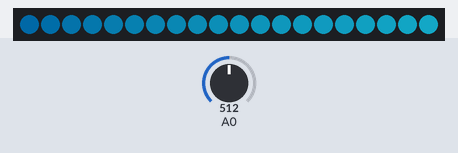
Simulated run of this sketch. Board: Arduino Uno, built with avr-gcc and run on an emulated ATmega328P. Shown: 20 RGB LEDs in strip order, left to right. The test bench sets the inputs (shaded band); at power-on: A0 = 512. Dim RGB values are drawn brighter than linear.

Above: at 1.2 s.
1.3 s: A0 set to 716
At 1.7 s:
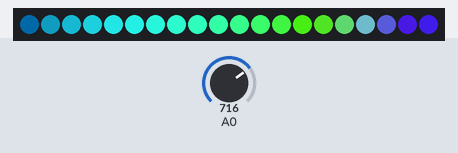
3.9 s: A0 set to 0
At 4.46 s:
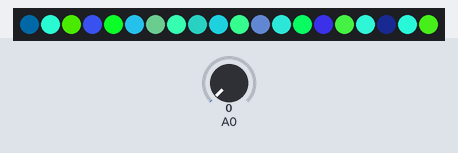
6.9 s: A0 set to 511
At 7.6 s:
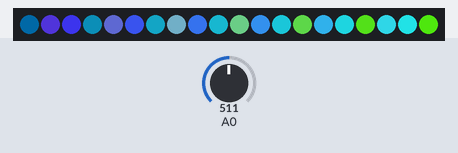
8.4 s: A0 set to 306
At 8.88 s:
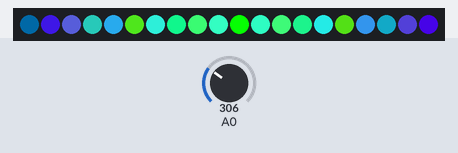
11.4 s: A0 set to 122
At 12.26 s:
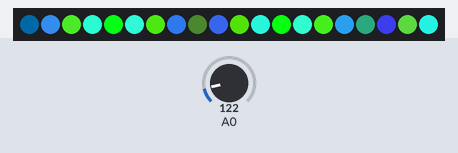
13.9 s: A0 set to 1023
At 14.1 s:
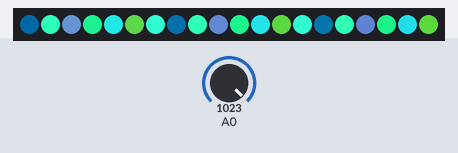

The sketch:

breathing.ino
```cpp
#include <Adafruit_NeoPixel.h>

#define PIN 6

// Parameter 1 = number of pixels in strip
// Parameter 2 = Arduino pin number (most are valid)
// Parameter 3 = pixel type flags, add together as needed:
//   NEO_KHZ800  800 KHz bitstream (most NeoPixel products w/WS2812 LEDs)
//   NEO_KHZ400  400 KHz (classic 'v1' (not v2) FLORA pixels, WS2811 drivers)
//   NEO_GRB     Pixels are wired for GRB bitstream (most NeoPixel products)
//   NEO_RGB     Pixels are wired for RGB bitstream (v1 FLORA pixels, not v2)
Adafruit_NeoPixel strip = Adafruit_NeoPixel(20, PIN, NEO_GRB + NEO_KHZ800);

// IMPORTANT: To reduce NeoPixel burnout risk, add 1000 uF capacitor across
// pixel power leads, add 300 - 500 Ohm resistor on first pixel's data input
// and minimize distance between Arduino and first pixel.  Avoid connecting
// on a live circuit...if you must, connect GND first.

int np;
void setup() {
  strip.begin();
  strip.show(); // Initialize all pixels to 'off'
  np = strip.numPixels();
}

float s1 = 0;
float s2 = 0;
float s3 = 0;
float sinSpeed = 1;

void loop() {

  sinSpeed = analogRead(0)/4 -127; //0-1023
  sinSpeed /= 10;

  for(uint16_t i=0; i<strip.numPixels(); i++) {
    int r = abs(round(60 * sin(s1*i/np)));
    int g = abs(round(255 * sin(.1+s2*i/np)));
    int b = abs(round(201 * sin(.2+s3*i/np)));
    strip.setPixelColor(i,r,g,b);
  }

  s1+= .02 * sinSpeed;
  s2+= .03 * sinSpeed;
  s3+= .04 * sinSpeed;

  delay(0);
  strip.show();

}
```

Measured:
- after the input at 1.3 s, the LEDs: change after 0.25 s (image 1)
- after the input at 6.9 s, the LEDs: change at once (image 3)
- after the input at 8.4 s, the LEDs: first change at once (image 4 shows a later state)
